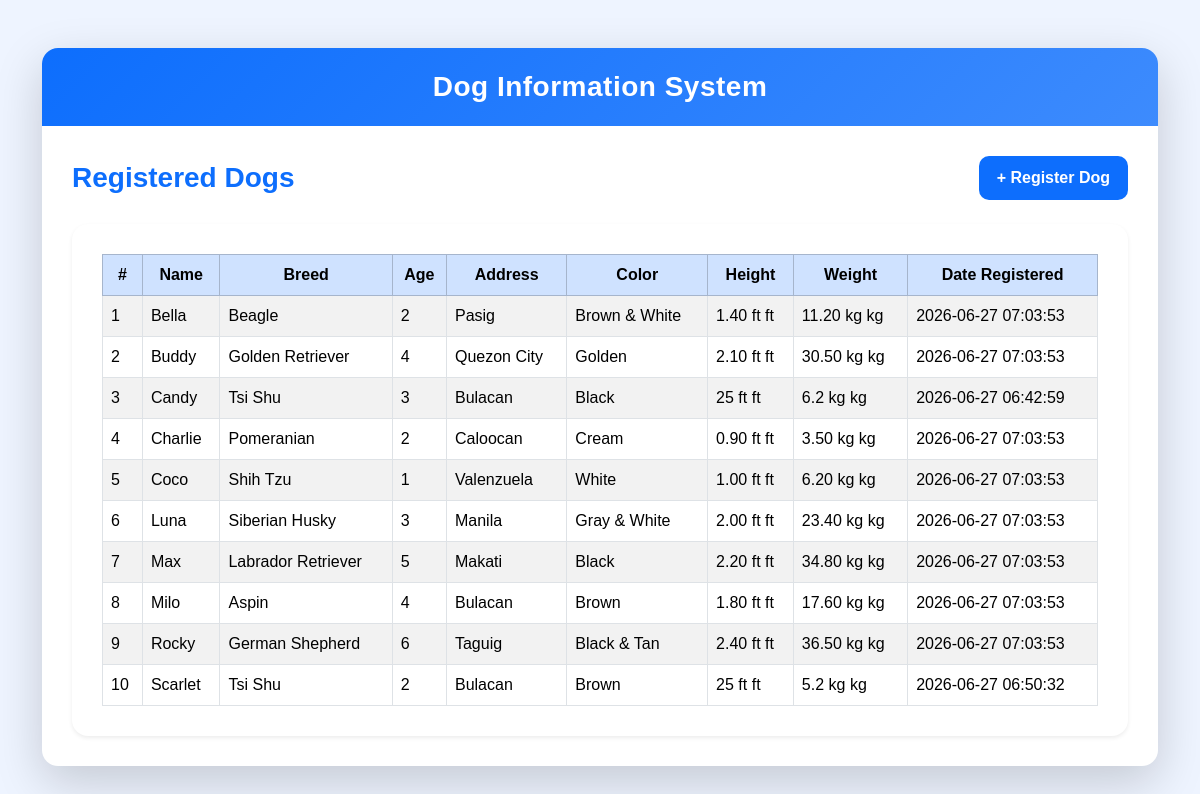
Screenshot of /fa6/DogView.php with the database file from the repository.
### tables this page shows
CREATE TABLE `tbldogs` (
  `id` int NOT NULL,
  `name` varchar(100) NOT NULL,
  `breed` varchar(100) NOT NULL,
  `age` int NOT NULL,
  `address` varchar(255) NOT NULL,
  `color` varchar(50) NOT NULL,
  `height` varchar(20) NOT NULL,
  `weight` varchar(20) NOT NULL,
  `date_created` timestamp NOT NULL DEFAULT CURRENT_TIMESTAMP
);

### fa6/fetchdogs.php (called while the page is built, shortened)
<?php
require("db.php");
$sql = "SELECT * FROM tbldogs ORDER BY name";
$result = mysqli_query($conn, $sql);
?>

### fa6/DogView.php (the view, shortened to what this page needs)
<?php
require("fetchdogs.php");
?>
<?php require("include/header.php"); ?>
<div class="d-flex justify-content-between align-items-center mb-4">
    <h3 class="text-primary mb-0">
        Registered Dogs
    </h3>
    <a href="DogRegister.php" class="btn btn-primary">
        + Register Dog
    </a>
</div>
<div class="card shadow-sm">
    <div class="card-body">
        <table class="table table-bordered table-hover table-striped mb-0">
            <thead class="table-primary">
                <tr>
                    <th>#</th>
                    <th>Name</th>
                    <th>Breed</th>
                    <th>Age</th>
                    <th>Address</th>
                    <th>Color</th>
                    <th>Height</th>
                    <th>Weight</th>
                    <th>Date Registered</th>
                </tr>
            </thead>
            <tbody>
                <?php
                $counter = 1;
                while ($row = mysqli_fetch_assoc($result)):
                ?>
                    <tr>
                        <td><?= $counter++; ?></td>
                        <td><?= $row['name']; ?></td>
                        <td><?= $row['breed']; ?></td>
                        <td><?= $row['age']; ?></td>
                        <td><?= $row['address']; ?></td>
                        <td><?= $row['color']; ?></td>
                        <td><?= $row["height"]; ?> ft</td>
                        <td><?= $row["weight"]; ?> kg</td>
                        <td><?= $row['date_created']; ?></td>
                    </tr>
                <?php endwhile; ?>
            </tbody>
        </table>
    </div>
</div>
<?php require("include/footer.php"); ?>

### fa6/include/header.php (shortened to what this page needs)
<!DOCTYPE html>
<html lang="en">
<head>
<link href="https://cdn.jsdelivr.net/npm/bootstrap@5.3.8/dist/css/bootstrap.min.css" rel="stylesheet">
<link rel="stylesheet" href="resources/style.css">
</head>
<body>
<div class="container py-5">
    <div class="card shadow-lg">
        <div class="page-header">
            Dog Information System
        </div>
        <div class="card-body">

### fa6/include/footer.php (shortened to what this page needs)
        </div>
    </div>
</div>
</body>
</html>

### fa6/resources/style.css (style rules this page uses)
body { background:#eef4ff; font-family: Arial, Helvetica, sans-serif; }
.card { border:none; border-radius:16px; overflow:hidden; }
.page-header { background:linear-gradient(135deg,#0d6efd,#3d8bfd); color:#fff; text-align:center; padding:18px; font-size:28px; font-weight:700; letter-spacing:.5px; }
h3 { font-weight:700; }
.btn { border-radius:10px; padding:10px 18px; font-weight:600; }
.btn-primary { background:#0d6efd; border:none; }
.table { margin-bottom:0; }
.table thead { background:#0d6efd; color:white; }
.table th { text-align:center; }
.table td { vertical-align:middle; }
.card-body { padding:30px; }

### rows the page displays
tbldogs: name "Bella", breed "Beagle", age "2", address "Pasig", color "Brown & White", height "1.40 ft", weight "11.20 kg", date_created "2026-06-27 07:03:53"
tbldogs: name "Buddy", breed "Golden Retriever", age "4", address "Quezon City", color "Golden", height "2.10 ft", weight "30.50 kg", date_created "2026-06-27 07:03:53"
tbldogs: name "Candy", breed "Tsi Shu", age "3", address "Bulacan", color "Black", height "25 ft", weight "6.2 kg", date_created "2026-06-27 06:42:59"
tbldogs: name "Charlie", breed "Pomeranian", age "2", address "Caloocan", color "Cream", height "0.90 ft", weight "3.50 kg", date_created "2026-06-27 07:03:53"
tbldogs: name "Coco", breed "Shih Tzu", age "1", address "Valenzuela", color "White", height "1.00 ft", weight "6.20 kg", date_created "2026-06-27 07:03:53"
tbldogs: name "Luna", breed "Siberian Husky", age "3", address "Manila", color "Gray & White", height "2.00 ft", weight "23.40 kg", date_created "2026-06-27 07:03:53"
tbldogs: name "Max", breed "Labrador Retriever", age "5", address "Makati", color "Black", height "2.20 ft", weight "34.80 kg", date_created "2026-06-27 07:03:53"
tbldogs: name "Milo", breed "Aspin", age "4", address "Bulacan", color "Brown", height "1.80 ft", weight "17.60 kg", date_created "2026-06-27 07:03:53"
tbldogs: name "Rocky", breed "German Shepherd", age "6", address "Taguig", color "Black & Tan", height "2.40 ft", weight "36.50 kg", date_created "2026-06-27 07:03:53"
tbldogs: name "Scarlet", breed "Tsi Shu", age "2", address "Bulacan", color "Brown", height "25 ft", weight "5.2 kg", date_created "2026-06-27 06:50:32"
